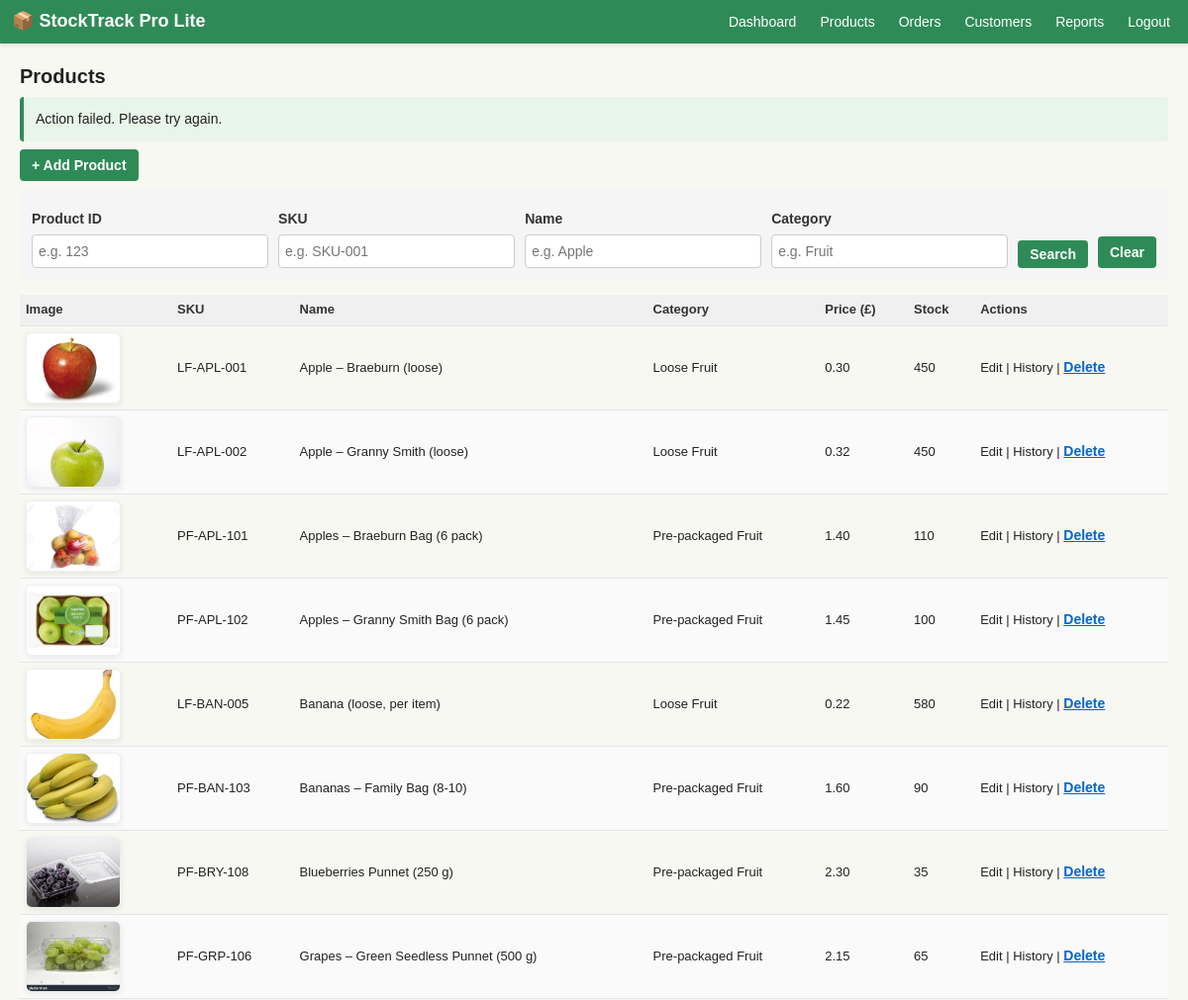
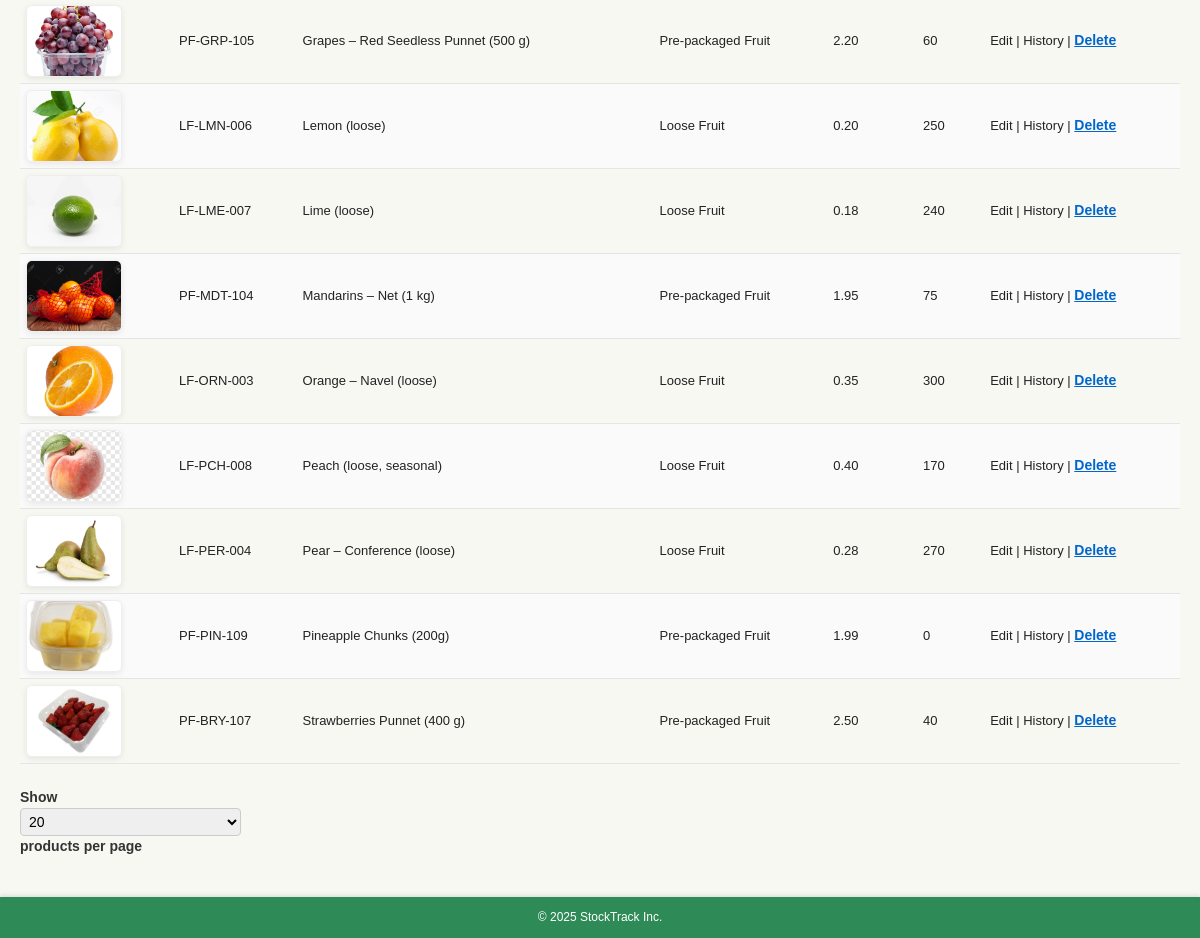
The app's page /StockTrackProLite/products.php?msg=error (signed in), older data (2 pictures, top to bottom).
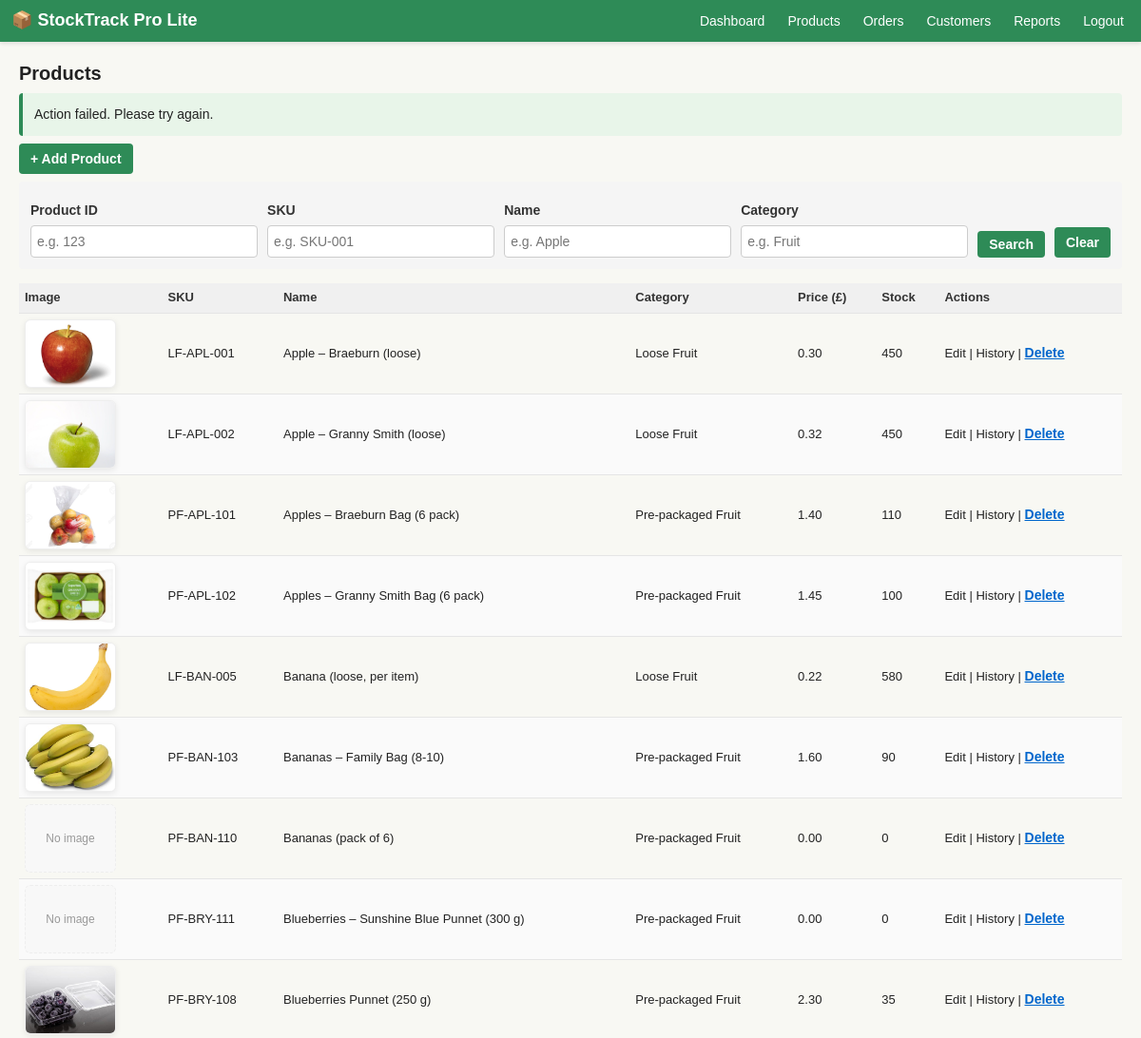
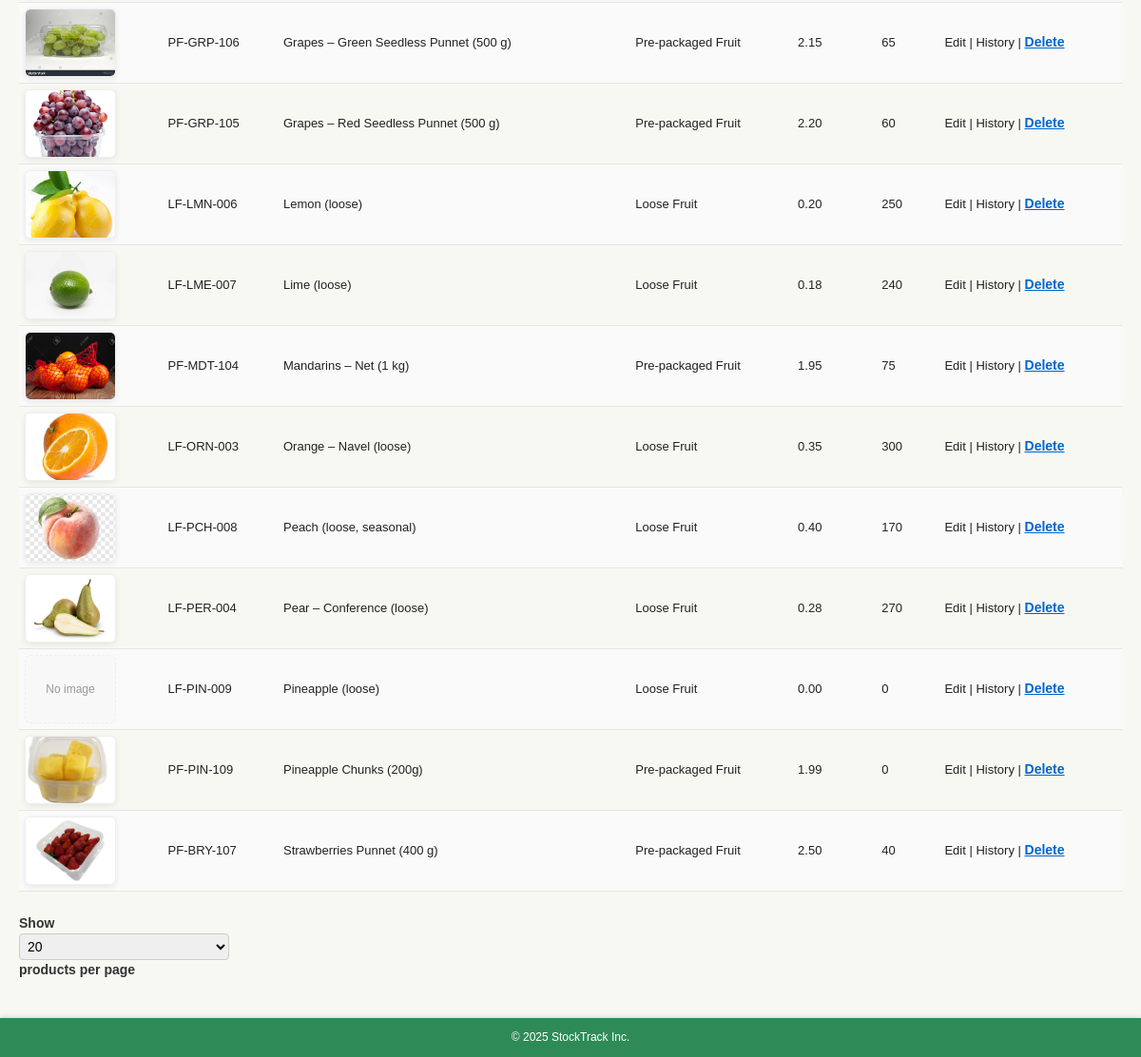
The same page, newer data (2 pictures, top to bottom).
### tables this page shows
CREATE TABLE `products` (
  `id` int(11) NOT NULL,
  `sku` varchar(30) NOT NULL,
  `name` varchar(100) NOT NULL,
  `category_id` int(11) DEFAULT NULL,
  `price` decimal(10,2) NOT NULL,
  `stock` int(11) NOT NULL DEFAULT 0,
  `country_iso` char(2) DEFAULT NULL,
  `class` enum('I','II') DEFAULT NULL,
  `pack_uom` enum('each','g') NOT NULL DEFAULT 'each',
  `default_pack_weight_g` int(11) DEFAULT NULL,
  `best_before_days` int(11) DEFAULT NULL
);

### includes/database.php (called while the page is built, shortened)
<?php
class Database
{
    private static $pdo;
    private static $config;
    private static function config()
    {
        if (self::$config === null) {
            $base = require dirname(__DIR__) . '/config/database.php';
            $overridePath = dirname(__DIR__) . '/config/database.local.php';
            self::$config = $base;
        }
        return self::$config;
    }
    public static function connection()
    {
        if (!self::$pdo) {
            $config = self::config();
            $dsn = sprintf(
                'mysql:host=%s;port=%s;dbname=%s;charset=%s',
                $config['host'],
                $config['port'],
                $config['database'],
                $config['charset']
            );
            $options = array(
                PDO::ATTR_ERRMODE => PDO::ERRMODE_EXCEPTION,
                PDO::ATTR_DEFAULT_FETCH_MODE => PDO::FETCH_ASSOC,
                PDO::ATTR_EMULATE_PREPARES => false
            );
            self::$pdo = new PDO($dsn, $config['username'], $config['password'], $options);
        }
        return self::$pdo;
    }
    public static function query($sql, $params = array())
    {
        $stmt = self::connection()->prepare($sql);
        $stmt->execute($params);
        return $stmt;
    }
    public static function fetchOne($sql, $params = array())
    {
        $stmt = self::query($sql, $params);
        $row = $stmt->fetch();
        return $row === false ? null : $row;
    }
}

### config/database.php (called while the page is built)
<?php
return array(
    'host' => getenv('DB_HOST') ?: '127.0.0.1',
    'port' => getenv('DB_PORT') ?: '3306',
    'database' => getenv('DB_NAME') ?: 'stocktrackpro',
    'username' => getenv('DB_USER') ?: 'root',
    'password' => getenv('DB_PASS') ?: '',
    'charset' => getenv('DB_CHARSET') ?: 'utf8mb4'
);

### StockTrackProLite/products.php (the view, shortened to what this page needs)
<?php
require_once dirname(__DIR__) . '/includes/database.php';
include 'includes/header.php';
$search_id = isset($_GET['search_id']) ? trim($_GET['search_id']) : '';
$search_sku = isset($_GET['search_sku']) ? trim($_GET['search_sku']) : '';
$search_name = isset($_GET['search_name']) ? trim($_GET['search_name']) : '';
$search_category = isset($_GET['search_category']) ? trim($_GET['search_category']) : '';
$allowed_per_page = array(10, 20, 50, 100);
$default_per_page = 20;
$per_page = isset($_GET['per_page']) ? (int) $_GET['per_page'] : $default_per_page;
$page = isset($_GET['page']) ? max(1, (int) $_GET['page']) : 1;
$offset = ($page - 1) * $per_page;
$where_parts = array();
$params = array();
$where_clause = !empty($where_parts) ? 'WHERE ' . implode(' AND ', $where_parts) : '';
$count_result = Database::fetchOne(
    "SELECT COUNT(p.id) as cnt FROM products p
     LEFT JOIN categories c ON c.id = p.category_id
     $where_clause",
    $params
);
$total_products = (int) ($count_result['cnt'] ?? 0);
$products = Database::query(
    "SELECT p.id, p.sku, p.name, p.price, p.stock,
            IFNULL(c.name,'-') AS category
     FROM products p
     LEFT JOIN categories c ON c.id = p.category_id
     $where_clause
     ORDER BY p.name
     LIMIT :offset, :limit",
    array_merge($params, array(':offset' => $offset, ':limit' => $per_page))
)->fetchAll();
$imageFiles = glob(__DIR__ . '/assets/*.{jpg,jpeg,png,gif,webp,avif}', GLOB_BRACE);
$imageMap = array();
function _prod_sanitize($s) {
    $s = strtolower((string)$s);
    $s = preg_replace('/[^a-z0-9]+/', '', $s);
    return $s;
}
$fileKeys = array();
foreach ($imageFiles as $f) {
    $fname = pathinfo($f, PATHINFO_FILENAME);
    $fileKeys[$f] = _prod_sanitize($fname);
}
foreach ($products as $p) {
    $bestScore = 0;
    $bestFile = null;
    $nameKey = _prod_sanitize($p['name']);
    foreach ($fileKeys as $filePath => $fileKey) {
        $score = 0;
        if ($nameKey !== '' && $fileKey === $nameKey) {
            $score += 120;
        }
        if ($nameKey !== '' && strpos($fileKey, $nameKey) !== false) {
            $score += 40;
        }
        if ($fileKey !== '' && $nameKey !== '' && (strlen($fileKey) > 3) && (strpos($nameKey, $fileKey) !== false)) {
            $score += 10;
        }
        if ($score > $bestScore) {
            $bestScore = $score;
            $bestFile = $filePath;
        }
    }
    if ($bestFile) {
        $imageMap[(int)$p['id']] = 'assets/' . basename($bestFile);
        unset($fileKeys[$bestFile]);
    }
}
$flash = '';
if (isset($_GET['msg'])) {
    switch ($_GET['msg']) {
        case 'error':
            $flash = '<p class="notice">Action failed. Please try again.</p>';
            break;
    }
}
?>
<h2>Products</h2>
<?php echo $flash; ?>
<p>
    <a href="add_product.php" class="btn">+ Add Product</a>
</p>
<div style="background-color: #f5f5f5; padding: 12px; margin-bottom: 15px; border-radius: 4px;">
    <form method="get" style="display: grid; grid-template-columns: 1fr 1fr 1fr 1fr auto auto; gap: 10px; align-items: flex-end;">
        <div>
            <label><strong>Product ID</strong></label>
            <input type="text" name="search_id" value="<?php echo htmlspecialchars($search_id); ?>" placeholder="e.g. 123" style="width: 100%; padding: 6px; box-sizing: border-box;">
        </div>
        <div>
            <label><strong>SKU</strong></label>
            <input type="text" name="search_sku" value="<?php echo htmlspecialchars($search_sku); ?>" placeholder="e.g. SKU-001" style="width: 100%; padding: 6px; box-sizing: border-box;">
        </div>
        <div>
            <label><strong>Name</strong></label>
            <input type="text" name="search_name" value="<?php echo htmlspecialchars($search_name); ?>" placeholder="e.g. Apple" style="width: 100%; padding: 6px; box-sizing: border-box;">
        </div>
        <div>
            <label><strong>Category</strong></label>
            <input type="text" name="search_category" value="<?php echo htmlspecialchars($search_category); ?>" placeholder="e.g. Fruit" style="width: 100%; padding: 6px; box-sizing: border-box;">
        </div>
        <button type="submit" class="btn" style="margin: 0;">Search</button>
        <a href="products.php" class="btn" style="margin: 0; text-align: center; text-decoration: none;">Clear</a>
    </form>
</div>
<table>
    <thead>
        <tr>
            <th>Image</th>
            <th>SKU</th>
            <th>Name</th>
            <th>Category</th>
            <th>Price (£)</th>
            <th>Stock</th>
            <th>Actions</th>
        </tr>
    </thead>
    <tbody>
<?php if (!$products): ?>
        <tr><td colspan="7">No products yet.</td></tr>
<?php else: foreach ($products as $row): ?>
        <tr>
            <td>
                <?php if (isset($imageMap[(int)$row['id']])): ?>
                    <div style="width:96px;height:72px;overflow:hidden;border-radius:6px;box-shadow:0 2px 6px rgba(0,0,0,0.08);display:flex;align-items:center;justify-content:center;background:#fff;border:1px solid #eee;">
                        <img src="<?php echo htmlspecialchars($imageMap[(int)$row['id']]); ?>" alt="<?php echo htmlspecialchars($row['name']); ?>" style="width:100%;height:100%;object-fit:cover;display:block;">
                    </div>
                <?php else: ?>
                    <div style="width:96px;height:72px;border-radius:6px;background:#f8f8f8;border:1px dashed #eee;display:flex;align-items:center;justify-content:center;color:#999;font-size:12px;">No image</div>
                <?php endif; ?>
            </td>
            <td><?php echo htmlspecialchars($row['sku']); ?></td>
            <td><?php echo htmlspecialchars($row['name']); ?></td>
            <td><?php echo htmlspecialchars($row['category']); ?></td>
            <td><?php echo number_format($row['price'], 2); ?></td>
            <td><?php echo (int)$row['stock']; ?></td>
            <td>
                <a href="product_edit.php?id=<?php echo $row['id']; ?>">Edit</a> |
                <a href="product_view.php?id=<?php echo $row['id']; ?>">History</a> |
                <form action="product_delete.php" method="post" style="display:inline" onsubmit="return confirm('Delete this product?');">
                    <button type="submit" style="background:none;border:none;color:#06c;padding:0;cursor:pointer;text-decoration:underline;">Delete</button>
                </form>
            </td>
        </tr>
<?php endforeach; endif; ?>
    </tbody>
</table>
<?php if ($total_products > 0): ?>
    <div style="margin-top: 15px; margin-bottom: 15px;">
        <form method="get" style="display: inline-block;">
            <label>Show
                <select name="per_page" onchange="this.form.submit()" style="padding: 4px;">
                    <?php foreach ($allowed_per_page as $v): ?>
                        <option value="<?php echo $v; ?>"<?php if ($per_page == $v) echo ' selected'; ?>><?php echo $v; ?></option>
                    <?php endforeach; ?>
                </select>
            products per page</label>
        </form>
    </div>
<?php endif; ?>
<?php include 'includes/footer.php'; ?>

### StockTrackProLite/includes/header.php (shortened to what this page needs)
<!DOCTYPE html>
<html lang="en">
<head>
    <link rel="stylesheet" href="assets/style.css">
</head>
<body>
<header class="topbar">
    <h1 class="logo">📦 StockTrack Pro Lite</h1>
    <nav>
        <a href="dashboard.php">Dashboard</a>
        <a href="products.php">Products</a>
        <a href="orders.php">Orders</a>
        <a href="customers.php">Customers</a>
        <a href="reports.php">Reports</a>
        <a href="logout.php" class="right">Logout</a>
    </nav>
</header>
<main class="container">

### StockTrackProLite/includes/footer.php (shortened to what this page needs)
</main>
<footer class="footer">
    &copy; <?php echo date('Y'); ?> StockTrack Inc.
</footer>
</body>
</html>

### StockTrackProLite/assets/style.css (style rules this page uses)
* { box-sizing: border-box; }
html { height: 100%; }
body { height: 100%; margin: 0; padding: 0; background: #f8f8f3; color: #222; font: 14px/1.45 Arial, Helvetica, sans-serif; display: flex; flex-direction: column; }
:root { --primary: #2e8b57; --primary-dark: #256b44; --bg-light: #f8f8f3; --border: #e5e5e5; --bg-row-alt: #fafafa; --bg-notice: #e8f5e9; --notice-accent: #1b5e20; --text-muted: #666; --spacing-xs: 4px; --spacing-sm: 6px; --spacing-md: 8px; --spacing-lg: 12px; --spacing-xl: 20px; --radius: 4px; }
h1, h2, h3, h4, h5, h6 { margin: 0 0 8px 0; font-weight: 700; line-height: 1.3; }
h1 { font-size: 28px; }
h2 { font-size: 20px; }
p { margin: 0 0 8px 0; }
a { color: #222; text-decoration: none; }
.topbar { background: var(--primary); color: #fff; padding: var(--spacing-md) var(--spacing-lg); display: flex; justify-content: space-between; align-items: center; flex-shrink: 0; box-shadow: 0 2px 4px rgba(0, 0, 0, 0.1); }
.topbar .logo { font-size: 18px; margin: 0; font-weight: 700; }
.topbar nav { display: flex; gap: var(--spacing-lg); align-items: center; }
.topbar nav a { color: #fff; text-decoration: none; padding: var(--spacing-xs) var(--spacing-sm); border-radius: var(--radius); transition: background 0.2s ease; }
main.container { width: 100%; max-width: 1200px; margin: var(--spacing-xl) auto; padding: 0 var(--spacing-xl); flex: 1 1 auto; }
.container { width: 100%; max-width: 1200px; margin: var(--spacing-xl) auto; padding: 0 var(--spacing-xl); }
table { width: 100%; border-collapse: collapse; margin-bottom: var(--spacing-lg); font-size: 13px; }
th, td { padding: var(--spacing-sm) var(--spacing-sm); border-bottom: 1px solid var(--border); text-align: left; }
th { background: #f0f0f0; font-weight: 700; color: #333; }
tr:nth-child(even) { background: var(--bg-row-alt); }
form label { display: block; margin: var(--spacing-md) 0 var(--spacing-sm); font-weight: 700; color: #333; }
input[type="text"], input[type="password"], input[type="email"], input[type="number"], input[type="date"], select, textarea { width: 100%; padding: var(--spacing-sm); border: 1px solid #ccc; border-radius: var(--radius); box-sizing: border-box; font: 14px/1.45 Arial, Helvetica, sans-serif; transition: border-color 0.2s ease; }
input[type="submit"], button, .btn { background: var(--primary); color: #fff; border: none; padding: var(--spacing-sm) var(--spacing-lg); border-radius: var(--radius); cursor: pointer; font-weight: 700; font-size: 14px; transition: background 0.2s ease; }
.notice { padding: var(--spacing-lg); margin: var(--spacing-md) 0; border-radius: var(--radius); background: var(--bg-notice); border-left: 4px solid var(--primary); color: #222; }
.btn { display: inline-block; padding: var(--spacing-sm) var(--spacing-lg); text-decoration: none; }
.footer { background: var(--primary); color: #fff; padding: var(--spacing-lg) var(--spacing-xl); text-align: center; font-size: 12px; flex-shrink: 0; margin-top: auto; box-shadow: 0 -2px 4px rgba(0, 0, 0, 0.1); }

Row changes from the older to the newer data that the page shows:
added products: shows "No image", sku "PF-BAN-110", name "Bananas (pack of 6)", category "Pre-packaged Fruit", price "0.00", stock "0"
added products: shows "No image", sku "PF-BRY-111", name "Blueberries – Sunshine Blue Punnet (300 g)", category "Pre-packaged Fruit", price "0.00", stock "0"
added products: shows "No image", sku "LF-PIN-009", name "Pineapple (loose)", category "Loose Fruit", price "0.00", stock "0"
